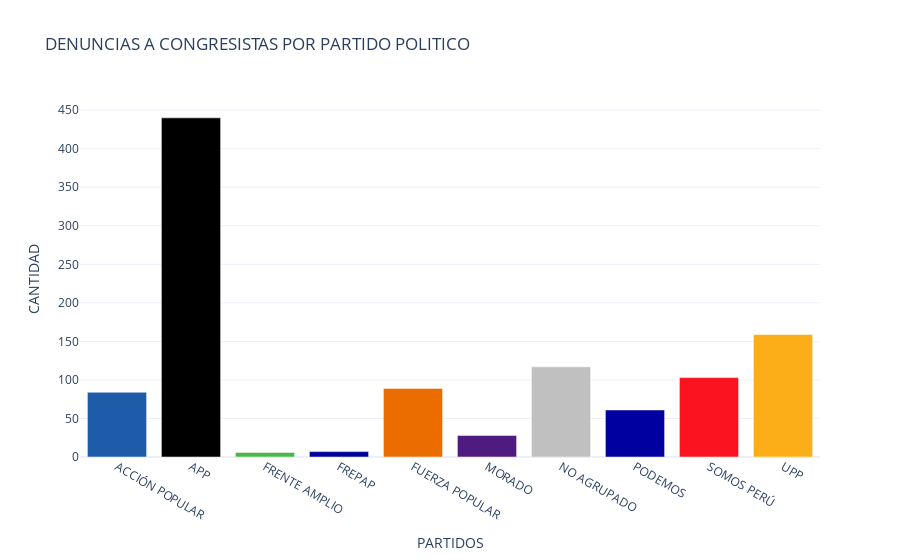

The cell this chart's notebook holds for it:
### Code cell
import plotly.graph_objects as go
colors = ['lightslategray',] * 10
colors[0] = "rgb(30 , 91, 168)"
colors[1] = "rgb(0 , 0, 0)"#"rgb(299 , 26, 34)"
colors[2] = "rgb(73 , 184, 72)"
colors[3] = "rgb(0 , 0, 155)"
colors[4] = "rgb(235 , 109, 0)"
colors[5] = "rgb(79 , 27, 127)"
colors[6] = "rgb(192 , 192, 192)"
colors[7] = "rgb(0 , 0, 160)"
colors[8] = "rgb(251 , 19, 32)"
colors[9] = "rgb(251 , 174, 23)"


fig = go.Figure(data=[go.Bar(
    x=df_Partido["BANCADA"],  
    y=df_Partido["CANTIDAD DE DELITOS"],
    marker_color=colors # marker color can be a single color value or an iterable
)])

fig.update_layout(title_text='DENUNCIAS A CONGRESISTAS POR PARTIDO POLITICO',
        template="plotly_white",
        yaxis=dict(
        title='CANTIDAD',
    ),
        xaxis=dict(
        title='PARTIDOS',
    ),)
fig.show()

fig.write_html("normalido.html")

### Figure 1 — Plotly figure (JSON) as saved in the notebook; plotly's stock layout.template omitted (floating-point values rounded to 4 significant figures)
{"data": [{"marker": {"color": ["rgb(30 , 91, 168)", "rgb(0 , 0, 0)", "rgb(73 , 184, 72)", "rgb(0 , 0, 155)", "rgb(235 , 109, 0)", "rgb(79 , 27, 127)", "rgb(192 , 192, 192)", "rgb(0 , 0, 160)", "rgb(251 , 19, 32)", "rgb(251 , 174, 23)"]}, "type": "bar", "x": ["ACCIÓN POPULAR", "APP", "FRENTE AMPLIO", "FREPAP", "FUERZA POPULAR", "MORADO", "NO AGRUPADO", "PODEMOS", "SOMOS PERÚ", "UPP"], "y": [84, 440, 6, 7, 89, 28, 117, 61, 103, 159]}], "layout": {"title": {"text": "DENUNCIAS A CONGRESISTAS POR PARTIDO POLITICO"}, "xaxis": {"title": {"text": "PARTIDOS"}}, "yaxis": {"title": {"text": "CANTIDAD"}}}}
